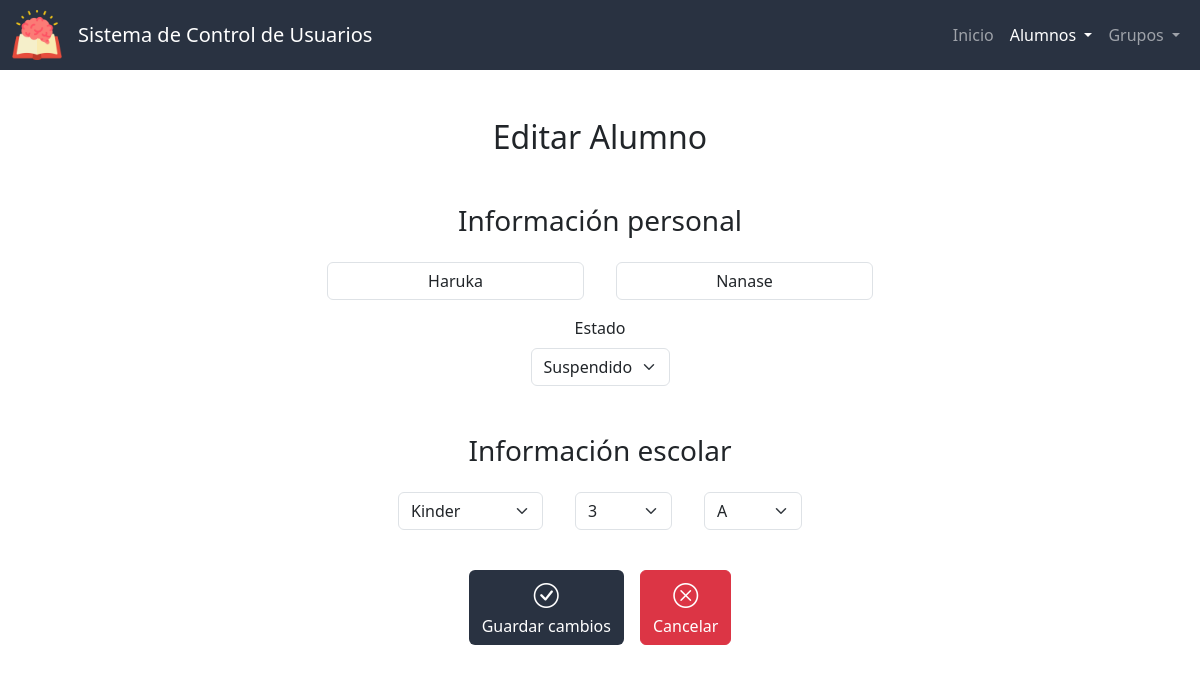
The page /editar_alumno?id=14 on the database as committed earlier.
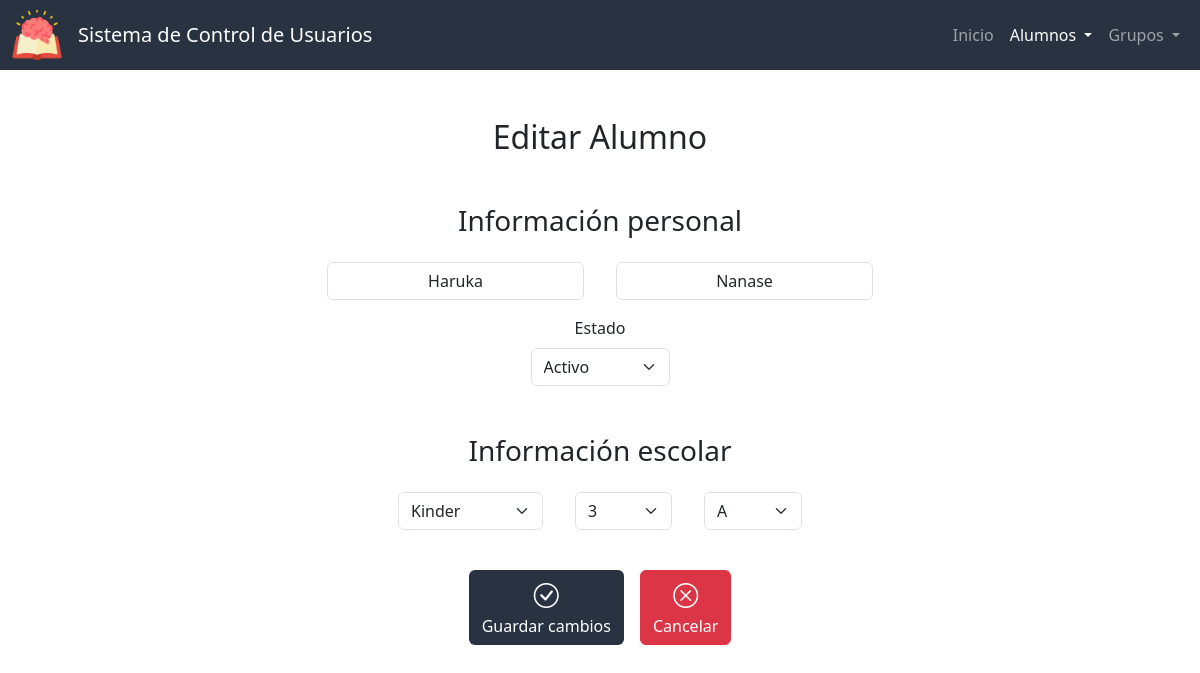
The same page on the database as committed later.
### app.py (models this page shows, shortened)
class Alumnos(db.Model):
    id = db.Column(db.Integer, primary_key=True)
    nombre = db.Column(db.String(50), nullable=False)
    apellidos = db.Column(db.String(50), nullable=False)
    correo = db.Column(db.String(50), nullable=False, unique=True)
    estado = db.Column(db.Integer, nullable=False, default=0) # 0 - activo, 1 - suspendido, 2 - baja
    fecha_de_creacion = db.Column(db.DateTime, nullable=False, default=datetime.now)

### app.py (the view)
@app.route("/editar_alumno", methods=["GET","POST"])
def editar_alumno():
    if request.method == "POST":
        nombre = request.form.get("nombre").title()
        apellidos = request.form.get("apellidos").title()
        estado = int(request.form.get("estado"))
        id = request.form.get("id")
        seccion = request.form.get("seccion")
        grado = request.form.get("grado")
        grupo = request.form.get("grupo")
        actualizar_correo = request.form.get("correo")
        alumno = db.session.query(Alumnos).filter_by(id=id).first()
        correo = alumno.correo.split('@')[0]
        correo = ''.join(filter(lambda x: not x.isdigit(), correo))
        if (normalizar(nombre) + '.' + normalizar(apellidos) != correo) and actualizar_correo == "si":
            correo = crear_correo(nombre, apellidos)
            alumno.correo = correo
        alumno.nombre = nombre
        alumno.apellidos = apellidos
        if estado != alumno.estado:
            cambioestado = CambiosEstado(id, alumno.estado, estado)
            alumno.estado = estado
            db.session.add(cambioestado)
        id_grupo = db.session.query(Grupos.id).filter_by(seccion=seccion, grado=grado, grupo=grupo).first()
        alumno_grupo = db.session.query(alumnos_por_grupo).filter_by(id_alumno=id).first()
        if id_grupo:
            id_grupo = id_grupo[0]
            if alumno_grupo:
                db.session.query(alumnos_por_grupo).filter_by(id_alumno=id).update({'id_grupo': id_grupo})
            else:
                db.session.execute(alumnos_por_grupo.insert().values(id_alumno=id, id_grupo=id_grupo))
        db.session.commit()
        return redirect("/lista_alumnos")
    else:
        id_alumno = request.args.get("id")
        alumno = db.session.query(Alumnos).filter_by(id=id_alumno).first()
        id_grupo = db.session.query(alumnos_por_grupo.c.id_grupo).filter_by(id_alumno=alumno.id).first()
        if id_grupo:
            id_grupo = id_grupo[0]
            grupo_actual = db.session.query(Grupos).filter_by(id=id_grupo).first()
            grados = db.session.query(Grupos.grado).filter_by(seccion=grupo_actual.seccion).distinct().all()
            grupos = db.session.query(Grupos.grupo).filter_by(seccion=grupo_actual.seccion, grado=grupo_actual.grado).distinct().all()
        else:
            grupo_actual = None
            grados = None
            grupos = None
        secciones = db.session.query(Grupos.seccion).distinct().all()
        return render_template("editar_alumno.html", editar=True, active="Alumno", secciones=secciones, grados=grados, grupos=grupos, grupo_actual=grupo_actual, alumno=alumno, estados=ESTADOS)

### templates/editar_alumno.html (shortened to what this page needs)
{% extends "layout.html" %}
{% set x='Editar ' if editar else 'Alta ' %}
{% block main %}
    <h2 class="mb-5">
        {{ x }} Alumno
    </h2>
    <form {% if editar %} action="/editar_alumno" {% else %} action="/alta_alumno" {% endif %} method="post">
        <h3 class="mb-4">Información personal</h3>
        <div class="d-flex flex-row bd-highlight mb-3 justify-content-center">
            <div class="mx-3">
                <input autocomplete="off" class="form-control mx-auto w-auto" id="nombre" name="nombre" placeholder="Nombre(s)" type="text" required {% if editar or ver %} value="{{ alumno.nombre }}" {% else %} autofocus {% endif %}>
            </div>
            <div class="mx-3">
                <input autocomplete="off" class="form-control mx-auto w-auto" id="apellidos" name="apellidos" placeholder="Apellidos" type="text" required {% if editar or ver %} value="{{ alumno.apellidos }}" {% endif %}>
            </div>
        </div>
        {% if editar %}
            <div class="mb-5 mx-3">
                <label for="estado" class="form-label">Estado</label>
                    <select class="select form-select mx-auto w-auto" name="estado" id="estado" required>
                        {% for estado in estados %}
                            <option value="{{ estados[estado] }}" {% if estados[estado] == alumno.estado %} selected {% endif %}>{{ estado }}</option>
                        {% endfor %}
                </select>
            </div>
        {% endif %}
        <h3 class="mb-4">Información escolar</h3>
        <div class="d-flex flex-row bd-highlight mb-3 justify-content-center">
            <div class="mb-3 mx-3">
                <select class="select form-select mx-auto w-auto" name="seccion" id="seccion" required>
                    {% for seccion in secciones %}
                        <option value="{{ seccion[0] }}" {% if editar and seccion[0] == grupo_actual.seccion %} selected {% endif %}>{{ seccion[0] }}</option>
                    {% endfor %}
                </select>
            </div>
            <div class="d-flex flex-row justify-content-center">
                <div class="mb-3 mx-3">
                    <select class="select form-select mx-auto w-auto" name="grado" id="grado" required>
                        {% if grupo_actual %}
                            {% for grado in grados %}
                                {% set g="N/A" if grado[0]=="" else grado[0] %}
                                <option value="{{ grado[0] }}" {% if editar and g == grupo_actual.grado %} selected {% endif %}>{{ g }}</option>
                            {% endfor %}
                        {% endif %}
                    </select>
                </div>
                <div class="mb-3 mx-3">
                    <select class="select form-select mx-auto w-auto" name="grupo" id="grupo" required>
                        {% if grupo_actual %}
                            {% for grupo in grupos %}
                                {% set g="N/A" if grupo[0]=="" else grupo[0] %}
                                <option value="{{ grupo[0] }}" {% if editar and g == grupo_actual.grupo %} selected {% endif %}>{{ g }}</option>
                            {% endfor %}
                        {% endif %}
                    </select>
                </div>
            </div>
        </div>
        <div class="p-2 btn-group">
            <div>
                <button class="btn-big btn color-primario mx-2" type="submit" title="Enviar"><i class="bi bi-check-circle"></i>{% if editar %} <div>Guardar cambios</div> {% else %} <div>Registrar alumno</div> {% endif %}</button>
            </div>
    </form>
            <form action="/lista_alumnos">
                <button type="submit" class="btn-big btn btn-danger mx-2" title="Cancelar"><i class="bi bi-x-circle"></i><div>Cancelar</div></button>
            </form>
{% endblock %}

Rows that differ between the two databases and show on the page:
changed Alumnos "Haruka": estado "Suspendido" → "Activo"
